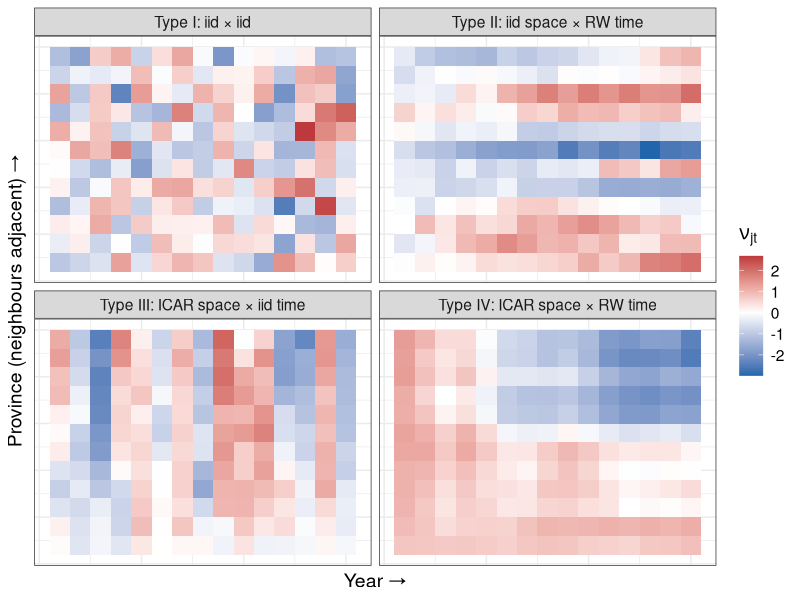
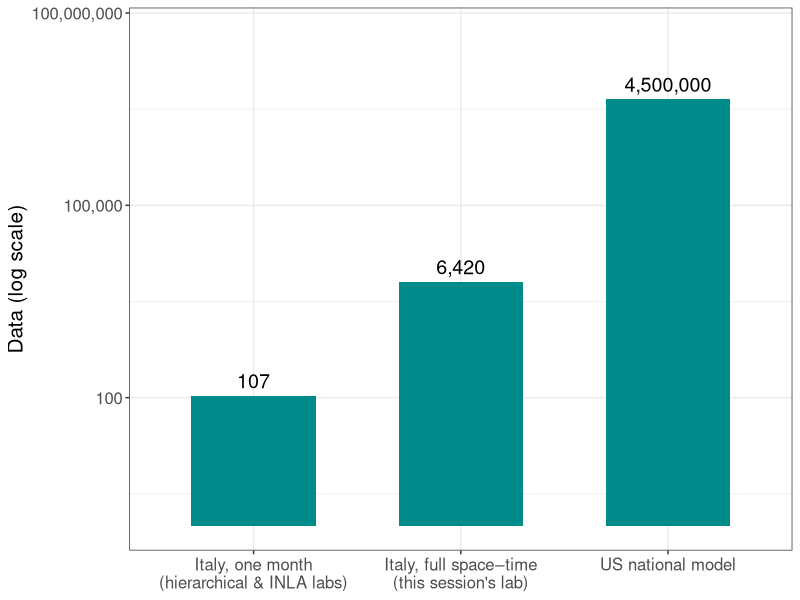
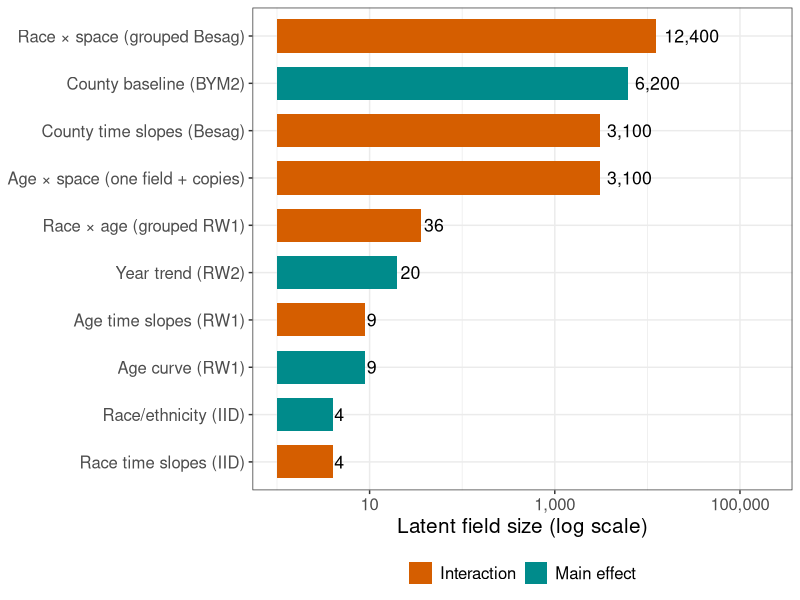
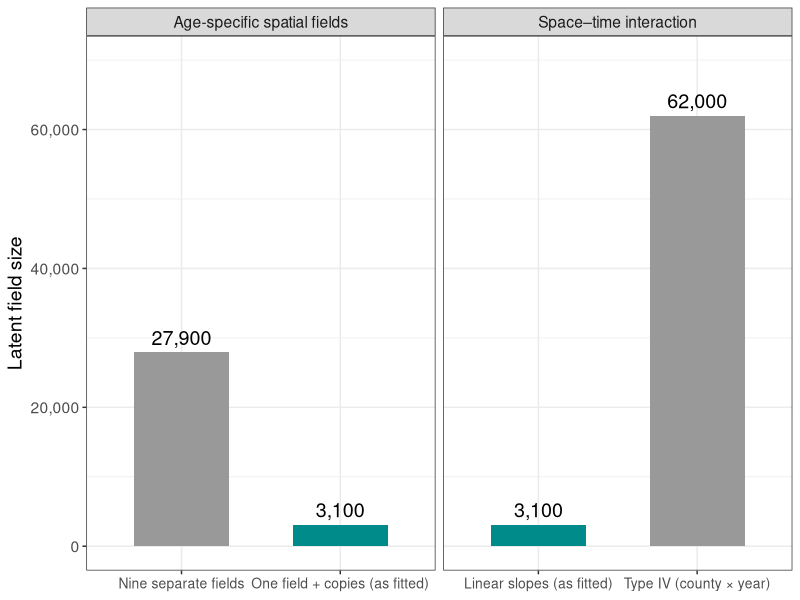
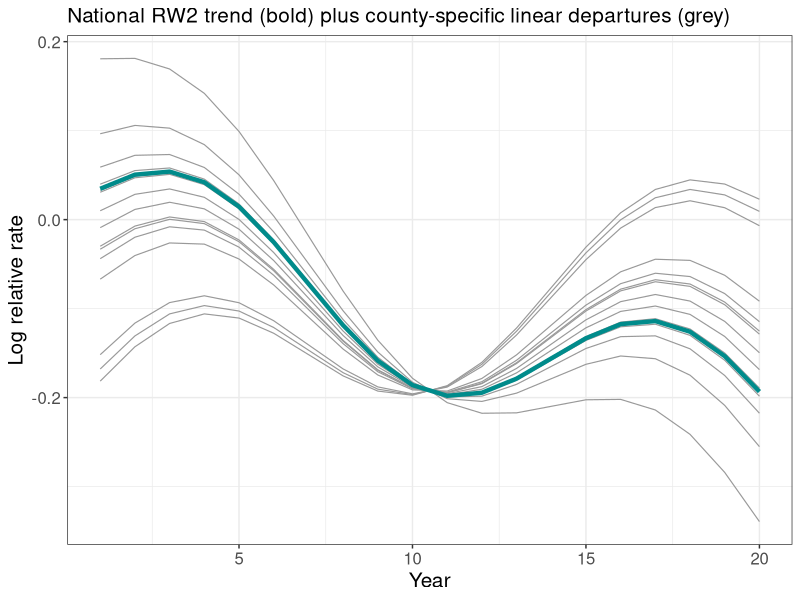
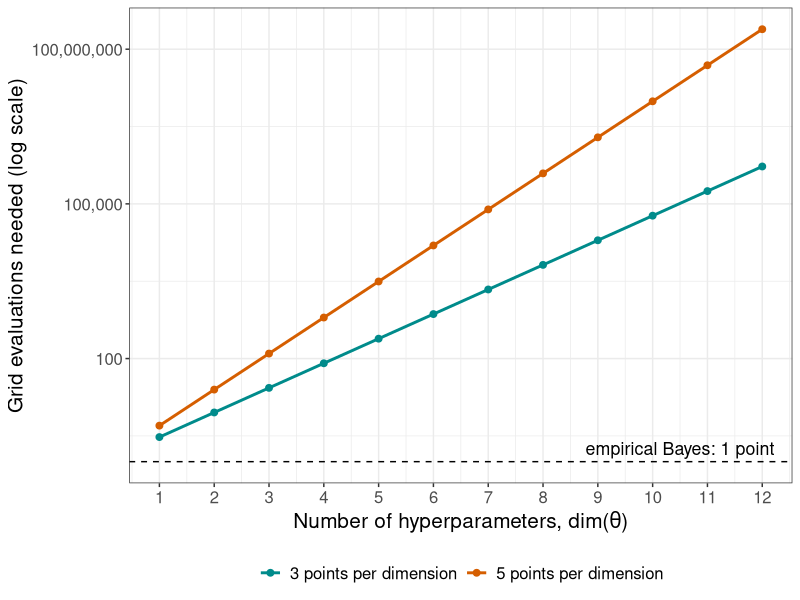
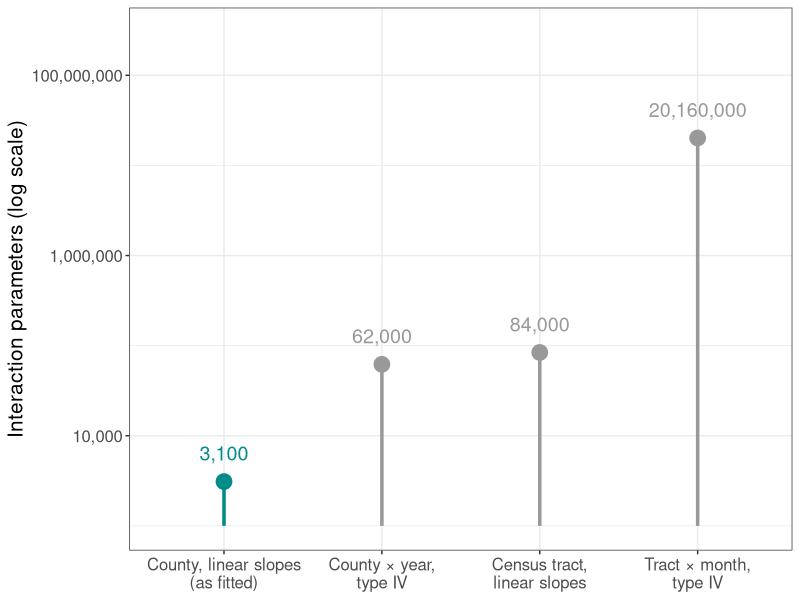
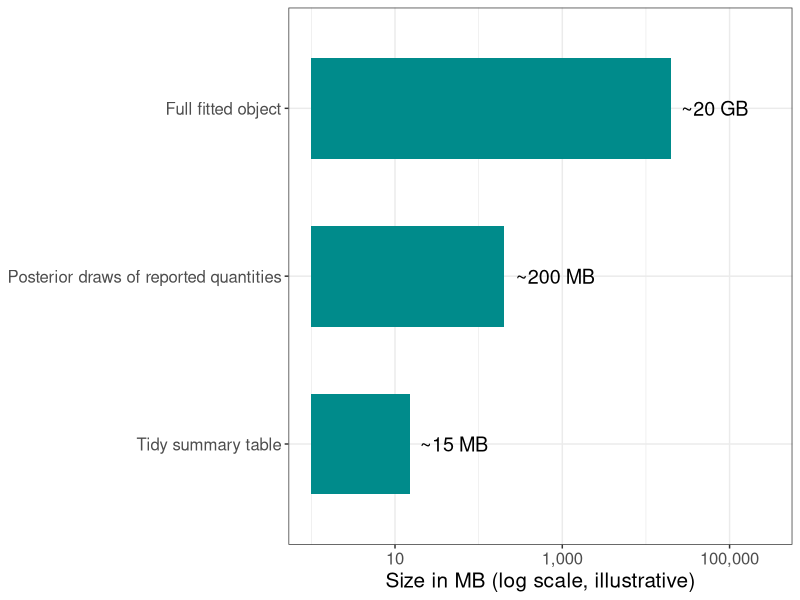

These charts were generated, in order, by the following R code:
## ---- chunk 1
#| echo: false
#| eval: true
#| fig-align: "center"
#| fig-width: 9
#| fig-height: 5
#| message: false
#| warning: false

library(dplyr)
library(ggplot2)
library(tidyr)

set.seed(3)
Np <- 12; Nt <- 15

std <- function(m) (m - mean(m)) / sd(m)

z    <- matrix(rnorm(Np * Nt), Np, Nt)
t1   <- std(z)                                        # iid x iid
t2   <- std(t(apply(matrix(rnorm(Np * Nt), Np, Nt), 1, cumsum)))   # iid space, RW time
t3   <- std(apply(matrix(rnorm(Np * Nt), Np, Nt), 2, cumsum))      # ICAR space, iid time
t4   <- std(apply(t(apply(matrix(rnorm(Np * Nt), Np, Nt), 1, cumsum)), 2, cumsum))

to_long <- function(m, lab) {
  as.data.frame(m) |>
    setNames(1:Nt) |>
    mutate(area = 1:Np) |>
    pivot_longer(-area, names_to = "time", values_to = "nu") |>
    mutate(time = as.integer(time), type = lab)
}

bind_rows(
  to_long(t1, "Type I: iid \u00d7 iid"),
  to_long(t2, "Type II: iid space \u00d7 RW time"),
  to_long(t3, "Type III: ICAR space \u00d7 iid time"),
  to_long(t4, "Type IV: ICAR space \u00d7 RW time")
) |>
  ggplot(aes(x = time, y = area, fill = nu)) +
  geom_tile() +
  facet_wrap(~type) +
  scale_fill_gradient2(low = "#2166ac", mid = "white", high = "#b2182b") +
  labs(x = "Year \u2192", y = "Province (neighbours adjacent) \u2192", fill = expression(nu[jt])) +
  theme_bw() +
  theme(text = element_text(size = 14),
        axis.text = element_blank(), axis.ticks = element_blank())
## ---- chunk 2
#| echo: false
#| eval: true
#| fig-align: "center"
#| fig-width: 8
#| fig-height: 4.5
#| message: false
#| warning: false

library(dplyr)
library(ggplot2)

tibble(
  stage = factor(
    c("Italy, one month\n(hierarchical & INLA labs)",
      "Italy, full space\u2013time\n(this session's lab)",
      "US national model"),
    levels = c("Italy, one month\n(hierarchical & INLA labs)",
               "Italy, full space\u2013time\n(this session's lab)",
               "US national model")),
  rows = c(107, 107 * 12 * 5, 4.5e6)
) |>
  ggplot(aes(x = stage, y = rows)) +
  geom_col(fill = "darkcyan", width = 0.6) +
  geom_text(aes(label = scales::comma(rows)), vjust = -0.5, size = 5) +
  scale_y_log10(labels = scales::comma,
                limits = c(1, 5e7)) +
  labs(x = NULL, y = "Data (log scale)") +
  theme_bw() +
  theme(text = element_text(size = 15))
## ---- chunk 3
#| echo: false
#| eval: true
#| fig-align: "center"
#| fig-width: 9
#| fig-height: 5.5
#| message: false
#| warning: false

library(dplyr)
library(ggplot2)

comp <- tribble(
  ~component,                          ~latent, ~type,
  "County baseline (BYM2)",              6200,  "Main effect",
  "Year trend (RW2)",                      20,  "Main effect",
  "Age curve (RW1)",                        9,  "Main effect",
  "Race/ethnicity (IID)",                   4,  "Main effect",
  "County time slopes (Besag)",          3100,  "Interaction",
  "Race time slopes (IID)",                 4,  "Interaction",
  "Age time slopes (RW1)",                  9,  "Interaction",
  "Race \u00d7 space (grouped Besag)",  12400,  "Interaction",
  "Age \u00d7 space (one field + copies)", 3100, "Interaction",
  "Race \u00d7 age (grouped RW1)",         36,  "Interaction"
)

comp |>
  mutate(component = reorder(component, latent)) |>
  ggplot(aes(x = latent, y = component, fill = type)) +
  geom_col(width = 0.7) +
  geom_text(aes(label = scales::comma(latent)), hjust = -0.15, size = 4.5) +
  scale_x_log10(labels = scales::comma, limits = c(1, 2e5)) +
  scale_fill_manual(values = c("Main effect" = "darkcyan",
                               "Interaction" = "#D55E00")) +
  labs(x = "Latent field size (log scale)", y = NULL, fill = NULL) +
  theme_bw() +
  theme(text = element_text(size = 15), legend.position = "bottom")
## ---- chunk 4
#| echo: false
#| eval: true
#| fig-align: "center"
#| fig-width: 9
#| fig-height: 4.5
#| message: false
#| warning: false

library(dplyr)
library(ggplot2)

tribble(
  ~term,                                  ~spec,                              ~latent,
  "Space\u2013time interaction",          "Type IV (county \u00d7 year)",       62000,
  "Space\u2013time interaction",          "Linear slopes (as fitted)",           3100,
  "Age-specific spatial fields",          "Nine separate fields",               27900,
  "Age-specific spatial fields",          "One field + copies (as fitted)",      3100
) |>
  ggplot(aes(x = spec, y = latent, fill = grepl("as fitted", spec))) +
  geom_col(width = 0.6, show.legend = FALSE) +
  geom_text(aes(label = scales::comma(latent)), vjust = -0.5, size = 5) +
  facet_wrap(~term, scales = "free_x") +
  scale_y_continuous(labels = scales::comma, limits = c(0, 70000)) +
  scale_fill_manual(values = c("TRUE" = "darkcyan", "FALSE" = "grey60")) +
  labs(x = NULL, y = "Latent field size") +
  theme_bw() +
  theme(text = element_text(size = 14),
        axis.text.x = element_text(size = 10))
## ---- chunk 5
#| echo: false
#| eval: true
#| fig-align: "center"
#| fig-width: 8
#| fig-height: 4.5
#| message: false
#| warning: false

library(dplyr)
library(ggplot2)
library(tidyr)

set.seed(4)
t <- 1:20
national <- tibble(t = t,
                   nat = -0.012 * (t - 1) + 0.08 * sin(2 * pi * t / 14))

nu <- rnorm(15, 0, 0.012)

counties <- crossing(county = 1:15, t = t) |>
  left_join(national, by = "t") |>
  mutate(y = nat + nu[county] * (t - mean(t)))

ggplot() +
  geom_line(data = counties,
            aes(x = t, y = y, group = county),
            colour = "grey60", linewidth = 0.4) +
  geom_line(data = national, aes(x = t, y = nat),
            colour = "darkcyan", linewidth = 1.5) +
  labs(x = "Year", y = "Log relative rate",
       subtitle = "National RW2 trend (bold) plus county-specific linear departures (grey)") +
  theme_bw() +
  theme(text = element_text(size = 15))
## ---- chunk 6
#| echo: false
#| eval: true
#| fig-align: "center"
#| fig-width: 8
#| fig-height: 4.5
#| message: false
#| warning: false

library(dplyr)
library(ggplot2)
library(tidyr)

tibble(k = 1:12) |>
  mutate(`3 points per dimension` = 3^k,
         `5 points per dimension` = 5^k) |>
  pivot_longer(-k, names_to = "grid", values_to = "points") |>
  ggplot(aes(x = k, y = points, colour = grid)) +
  geom_line(linewidth = 1) +
  geom_point(size = 2) +
  geom_hline(yintercept = 1, linetype = 2) +
  annotate("text", x = 10.5, y = 1.8, label = "empirical Bayes: 1 point", size = 4.5) +
  scale_y_log10(labels = scales::comma) +
  scale_x_continuous(breaks = 1:12) +
  scale_colour_manual(values = c("darkcyan", "#D55E00")) +
  labs(x = expression("Number of hyperparameters, dim(" * theta * ")"),
       y = "Grid evaluations needed (log scale)", colour = NULL) +
  theme_bw() +
  theme(text = element_text(size = 15), legend.position = "bottom")
## ---- chunk 7
#| echo: false
#| eval: true
#| fig-align: "center"
#| fig-width: 9
#| fig-height: 4.5
#| message: false
#| warning: false

library(dplyr)
library(ggplot2)

tribble(
  ~scenario,                                       ~size,
  "County, linear slopes\n(as fitted)",              3100,
  "County \u00d7 year,\ntype IV",                   62000,
  "Census tract,\nlinear slopes",                   84000,
  "Tract \u00d7 month,\ntype IV",                20160000
) |>
  mutate(scenario = factor(scenario, levels = scenario),
         fitted   = scenario == levels(scenario)[1]) |>
  ggplot(aes(x = scenario, y = size, colour = fitted)) +
  geom_segment(aes(xend = scenario, y = 1e3, yend = size),
               linewidth = 1.2, show.legend = FALSE) +
  geom_point(size = 5, show.legend = FALSE) +
  geom_text(aes(label = scales::comma(size)), vjust = -1.4, size = 5,
            show.legend = FALSE) +
  scale_y_log10(labels = scales::comma, limits = c(1e3, 3e8)) +
  scale_colour_manual(values = c("TRUE" = "darkcyan", "FALSE" = "grey60")) +
  labs(x = NULL, y = "Interaction parameters (log scale)") +
  theme_bw() +
  theme(text = element_text(size = 15))
## ---- chunk 8
#| echo: false
#| eval: true
#| fig-align: "center"
#| fig-width: 8
#| fig-height: 4
#| message: false
#| warning: false

library(dplyr)
library(ggplot2)

tribble(
  ~object,                                     ~mb,     ~label,
  "Full fitted object",                        20000,   "~20 GB",
  "Posterior draws of reported quantities",      200,   "~200 MB",
  "Tidy summary table",                           15,   "~15 MB"
) |>
  mutate(object = reorder(object, mb)) |>
  ggplot(aes(x = mb, y = object)) +
  geom_col(fill = "darkcyan", width = 0.6) +
  geom_text(aes(label = label), hjust = -0.15, size = 5) +
  scale_x_log10(labels = scales::comma, limits = c(1, 3e5)) +
  labs(x = "Size in MB (log scale, illustrative)", y = NULL) +
  theme_bw() +
  theme(text = element_text(size = 15))
## ---- chunk 9
#| echo: false
#| eval: true
#| fig-align: "center"
#| fig-width: 8
#| fig-height: 4.5
#| message: false
#| warning: false

library(dplyr)
library(ggplot2)
library(tidyr)

set.seed(5)
base <- sort(rnorm(12, 0, 0.5))

crossing(county = 1:12,
         age = factor(c("45\u201349", "55\u201359", "65\u201369",
                        "75\u201379", "85+"),
                      levels = c("45\u201349", "55\u201359", "65\u201369",
                                 "75\u201379", "85+"))) |>
  mutate(beta = c(0.2, 0.4, 0.6, 0.8, 1.0)[as.integer(age)],
         effect = beta * base[county]) |>
  ggplot(aes(x = county, y = effect, colour = age)) +
  geom_hline(yintercept = 0, linetype = 2) +
  geom_line(linewidth = 0.9) +
  geom_point(size = 1.8) +
  scale_x_continuous(breaks = 1:12) +
  labs(x = "County (ordered by base field)", y = "Spatial effect",
       colour = "Age group",
       subtitle = "One shared spatial pattern, scaled by an estimated constant per age group") +
  theme_bw() +
  theme(text = element_text(size = 15))
